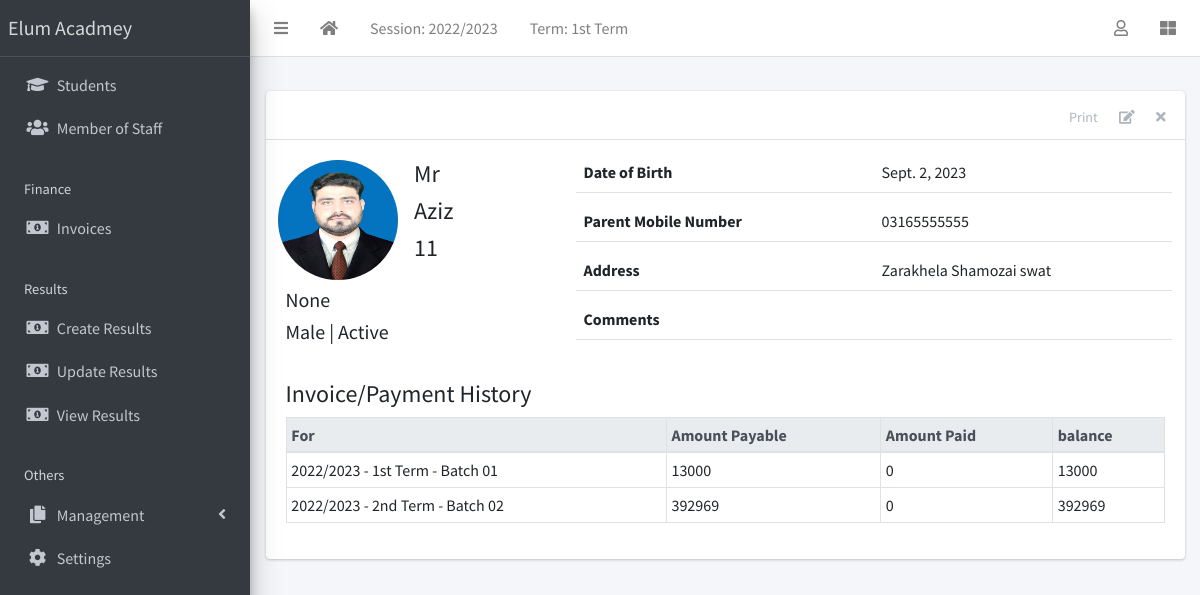
The page /student/1/ (signed in) on the database its author committed.
### apps/corecode/models.py (models this page shows, shortened)
class AcademicSession(models.Model):
    name = models.CharField(max_length=200, unique=True)
    current = models.BooleanField(default=True)
    class Meta:
        ordering = ["-name"]
    def __str__(self):
        return self.name

class AcademicTerm(models.Model):
    name = models.CharField(max_length=20, unique=True)
    current = models.BooleanField(default=True)
    class Meta:
        ordering = ["name"]
    def __str__(self):
        return self.name

class SiteConfig(models.Model):
    key = models.SlugField()
    value = models.CharField(max_length=200)

class StudentClass(models.Model):
    name = models.CharField(max_length=200, unique=True)
    class Meta:
        verbose_name = "Class"
        verbose_name_plural = "Classes"
        ordering = ["name"]
    def __str__(self):
        return self.name

### apps/students/models.py (models this page shows, shortened)
class Student(models.Model):
    STATUS_CHOICES = [("active", "Active"), ("inactive", "Inactive")]
    GENDER_CHOICES = [("male", "Male"), ("female", "Female")]
    current_status = models.CharField(
        max_length=10, choices=STATUS_CHOICES, default="active"
    )
    registration_number = models.CharField(max_length=200, unique=True)
    surname = models.CharField(max_length=200)
    firstname = models.CharField(max_length=200)
    other_name = models.CharField(max_length=200, blank=True)
    gender = models.CharField(max_length=10, choices=GENDER_CHOICES, default="male")
    date_of_birth = models.DateField(default=timezone.now)
    current_class = models.ForeignKey(
        StudentClass, on_delete=models.SET_NULL, blank=True, null=True
    )
    date_of_admission = models.DateField(default=timezone.now)
    mobile_num_regex = RegexValidator(
        regex="^[0-9]{10,15}$", message="Entered mobile number isn't in a right format!"
    )
    parent_mobile_number = models.CharField(
        validators=[mobile_num_regex], max_length=13, blank=True
    )
    address = models.TextField(blank=True)
    others = models.TextField(blank=True)
    passport = models.ImageField(blank=True, upload_to="students/passports/")
    class Meta:
        ordering = ["surname", "firstname", "other_name"]

### apps/finance/models.py (models this page shows, shortened)
class Invoice(models.Model):
    student = models.ForeignKey(Student, on_delete=models.CASCADE)
    session = models.ForeignKey(AcademicSession, on_delete=models.CASCADE)
    term = models.ForeignKey(AcademicTerm, on_delete=models.CASCADE)
    class_for = models.ForeignKey(StudentClass, on_delete=models.CASCADE)
    balance_from_previous_term = models.IntegerField(default=0)
    status = models.CharField(
        max_length=20,
        choices=[("active", "Active"), ("closed", "Closed")],
        default="active",
    )
    class Meta:
        ordering = ["student", "term"]
    def balance(self):
        payable = self.total_amount_payable()
        paid = self.total_amount_paid()
        return payable - paid
    def amount_payable(self):
        items = InvoiceItem.objects.filter(invoice=self)
        total = 0
        for item in items:
            total += item.amount
        return total
    def total_amount_payable(self):
        return self.balance_from_previous_term + self.amount_payable()
    def total_amount_paid(self):
        receipts = Receipt.objects.filter(invoice=self)
        amount = 0
        for receipt in receipts:
            amount += receipt.amount_paid
        return amount

class InvoiceItem(models.Model):
    invoice = models.ForeignKey(Invoice, on_delete=models.CASCADE)
    description = models.CharField(max_length=200)
    amount = models.IntegerField()

### apps/students/views.py (the view)
# urls.py: path("<int:pk>/", StudentDetailView.as_view(), name="student-detail"),
class StudentDetailView(LoginRequiredMixin, DetailView):
    model = Student
    template_name = "students/student_detail.html"
    def get_context_data(self, **kwargs):
        context = super(StudentDetailView, self).get_context_data(**kwargs)
        context["payments"] = Invoice.objects.filter(student=self.object)
        return context

### apps/corecode/context_processors.py (called while the page is built)
def site_defaults(request):
    current_session = AcademicSession.objects.get(current=True)
    current_term = AcademicTerm.objects.filter(current=True).first()
    vals = SiteConfig.objects.all()
    contexts = {
        "current_session": current_session.name,
        "current_term": current_term.name,
    }
    for val in vals:
        contexts[val.key] = val.value
    return contexts

### apps/students/templates/students/student_detail.html (shortened to what this page needs)
{% extends 'base.html' %}
{% load static %}
{% block content-header %}
<div class="card-header">
  <div class="card-tools">
    <a href="#" class="btn btn-tool" id="print-button">Print</a>
    <a href="{% url 'student-update' object.id %}" class="btn btn-tool">
      <i class="fas fa-edit"></i>
    </a>
    <a href="{% url 'student-delete' object.id %}" class="btn btn-tool">
      <i class="fas fa-times"></i>
    </a>
  </div>
</div>
{% endblock content-header %}
{% block content %}
    <div class="row mb-4">
      <div class="col-sm-4">
        <div class="row mb-2">
          {% if object.passport %}
            <img
              src="{{ object.passport.url }}"
              class="float-left rounded-circle mr-3" style="width: 120px; height: 120px;">
          {% else %}
            <img
              src="{% static 'dist/img/avatar.png' %}"
              class="float-left rounded-circle mr-3" style="width: 120px; height: 120px;">
          {% endif %}
          <div class="float-right">
            <h4>{{ object.surname }} </h4>
            <h4>{{ object.firstname }} </h4>
            <h4>{{ object.registration_number }} </h4>
          </div>
        </div>
        <h5>{{ object.current_class }} </h5>
        <h5>{{ object.get_gender_display }} | {{ object.get_current_status_display }}</h5>
      </div>
      <div class="col-sm-8">
        <div>
          <div class="form-group border-bottom row">
            <label class="col">
              Date of Birth
            </label>
            <div class="col">
              {{ object.date_of_birth }}
            </div>
          </div>
          <div class="form-group border-bottom row">
            <label class="col">
              Parent Mobile Number
            </label>
            <div class="col">
              {{ object.parent_mobile_number}}
            </div>
          </div>
          <div class="form-group border-bottom row">
            <label class="col">
              Address
            </label>
            <div class="col">
              {{ object.address }}
            </div>
          </div>
          <div class="form-group border-bottom row">
            <label class="col">
              Comments
            </label>
            <div class="col">
            </div>
          </div>
        </div>
      </div>
    </div>
    <h4>Invoice/Payment History</h4>
    {% if payments %}
      <table class="table table-sm table-bordered table-hover">
        <thead class="thead-light">
          <tr>
            <th>For</th>
            <th>Amount Payable</th>
            <th>Amount Paid</th>
            <th>balance</th>
          </tr>
        </thead>
        <tbody>
          {% for payment in payments %}
            <tr class='clickable-row' data-href="{% url 'invoice-detail' payment.id %}">
              <td>{{payment.session}} - {{payment.term}} - {{ payment.class_for}}</td>
              <td>{{payment.total_amount_payable}}</td>
              <td>{{payment.total_amount_paid}}</td>
              <td>{{payment.balance}}</td>
            </tr>
          {% endfor %}
        </tbody>
      </table>
    {% else %}
        <p>There are no payment history for {{object}}</p>
    {% endif %}
{% endblock content %}

### templates/base.html (shortened to what this page needs)
{% load static %}
<!DOCTYPE html>
<html lang="en">
<head>
  <link rel="stylesheet" href="{% static 'plugins/fontawesome-free/css/all.min.css' %}">
  <link rel="stylesheet" href="{% static 'plugins/toastr/toastr.min.css' %}">
  <link rel="stylesheet"
    href="{% static 'plugins/overlayScrollbars/css/OverlayScrollbars.min.css' %}">
  <link rel="stylesheet" href="{% static 'plugins/Datatables/datatables.min.css' %}" />
  <link rel="stylesheet" href="{% static 'dist/css/adminlte.min.css' %}">
</head>
<body
  class="hold-transition sidebar-mini layout-fixed layout-navbar-fixed layout-footer-fixed">
  <div class="wrapper">
    <nav class="main-header navbar navbar-expand navbar-white navbar-light">
      <ul class="navbar-nav">
        <li class="nav-item">
          <a class="nav-link" data-widget="pushmenu" href="#" role="button"><i
              class="fas fa-bars"></i></a>
        </li>
        <li class="nav-item d-none d-sm-inline-block">
          <a href="{% url 'home' %} " class="nav-link"><i class="fa fa-home"></i></a>
        </li>
        <li class="nav-item d-none d-sm-inline-block">
          <a href="{% url 'current-session' %}" class="nav-link">Session: {{ current_session }}</a>
        </li>
        <li class="nav-item d-none d-sm-inline-block">
          <a href="{% url 'current-session' %}" class="nav-link">Term: {{ current_term }}</a>
        </li>
      </ul>
      <ul class="navbar-nav ml-auto">
        <li class="nav-item dropdown">
          <a class="nav-link" data-toggle="dropdown" href="#">
            <i class="far fa-user"></i>
          </a>
        </li>
        <li class="nav-item">
          <a class="nav-link" data-widget="control-sidebar" data-slide="true"
            href="#" role="button"><i class="fas fa-th-large"></i></a>
        </li>
      </ul>
    </nav>
    <aside class="main-sidebar sidebar-dark-primary elevation-4">
      <a href="{% url 'home' %}" class="brand-link">{{ school_name | default:"MySchool" }}</a>
      <div class="sidebar">
        <nav class="mt-2">
          <ul class="nav nav-pills nav-sidebar flex-column"
            data-widget="treeview" role="menu" data-accordion="false">
            <li class="nav-item">
              <a href="{% url 'student-list' %}" class="nav-link">
                <i class="nav-icon fas fa-graduation-cap"></i>
                <p>
                  Students
                </p>
              </a>
            </li>
            <li class="nav-item">
              <a href="{% url 'staff-list' %}" class="nav-link">
                <i class="nav-icon fas fa-users"></i>
                <p>
                  Member of Staff
                </p>
              </a>
            </li>
            <li class="nav-header">Finance</li>
            <li class="nav-item">
              <a href="{% url 'invoice-list' %}" class="nav-link">
                <i class="nav-icon fas fa-money-bill-alt"></i>
                <p>
                  Invoices
                </p>
              </a>
            </li>
            <li class="nav-header">Results</li>
            <li class="nav-item">
              <a href="{% url 'create-result' %}" class="nav-link">
                <i class="nav-icon fas fa-money-bill-alt"></i>
                <p>
                  Create Results
                </p>
              </a>
            </li>
            <li class="nav-item">
              <a href="{% url 'edit-results' %}" class="nav-link">
                <i class="nav-icon fas fa-money-bill-alt"></i>
                <p>
                  Update Results
                </p>
              </a>
            </li>
            <li class="nav-item">
              <a href="{% url 'view-results' %}" class="nav-link">
                <i class="nav-icon fas fa-money-bill-alt"></i>
                <p>
                  View Results
                </p>
              </a>
            </li>
            <li class="nav-header">Others</li>
            <li class="nav-item has-treeview">
              <a href="#" class="nav-link">
                <i class="nav-icon fas fa-copy"></i>
                <p>
                  Management
                  <i class="fas fa-angle-left right"></i>
                </p>
              </a>
            </li>
            <li class="nav-item">
              <a href="{% url 'configs' %}" class="nav-link">
                <i class="nav-icon fas fa-cog"></i>
                <p>
                  Settings
                </p>
              </a>
            </li>
          </ul>
        </nav>
      </div>
    </aside>
    <div class="content-wrapper">
      <section class="content-header">
      </section>
      <section class="content">
        <div class="container-fluid">
          <div class="row">
            <div class="col-md-12">
              {% block fullcard %}
              <div class="card">
                {% block content-header %}{% endblock content-header %}
                <div class="card-body">
                  <div class="row">
                    <div class="col">
                      {% block content %}
                      {% endblock content %}
                    </div>
                  </div>
                </div>
              </div>
              {% endblock fullcard %}
            </div>
          </div>
        </div>
      </section>
    </div>
  </div>
</body>
</html>

### rows shown on the page
AcademicSession: name "2022/2023"
AcademicTerm: name "1st Term"
SiteConfig: value "Elum Acadmey"
Student: passport (picture), surname "Mr", firstname "Aziz", registration_number "11", current_class "None", gender "Male", current_status "Active", date_of_birth "Sept. 2, 2023", parent_mobile_number "03165555555", address "Zarakhela Shamozai swat"
Invoice: session "2022/2023", term "1st Term", class_for "Batch 01", total_amount_payable "13000", total_amount_paid "0", balance "13000"
Invoice: session "2022/2023", term "2nd Term", class_for "Batch 02", total_amount_payable "392969", total_amount_paid "0", balance "392969"
